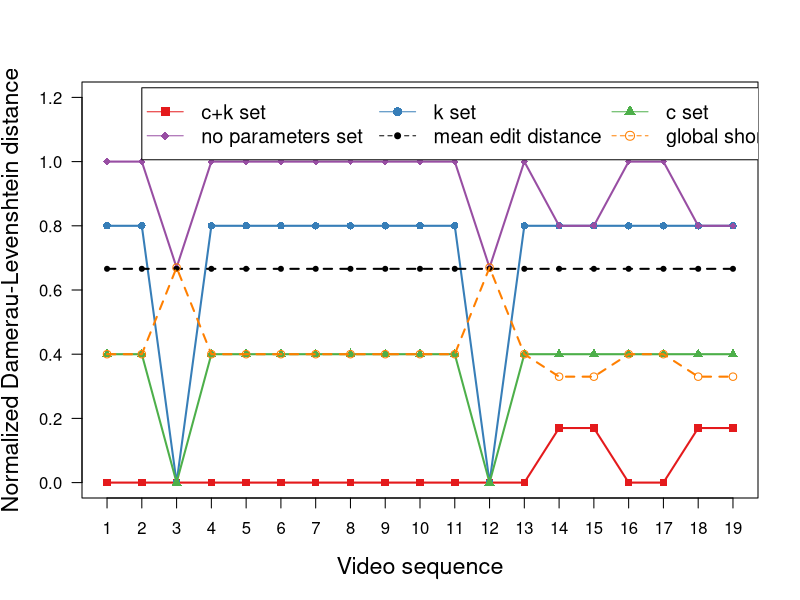

This figure's R source:
library(RColorBrewer)

# Define data (x: videos, y: fit of model, edit distance with Damerau-Levenshtein)
xdata <- c(1,2,3,4,5,6,7,8,9,10,11,12,13,14,15,16,17,18,19)
model_ck <- c(0,0,0,0,0,0,0,0,0,0,0,0,0,0.17,0.17,0,0,0.17,0.17)
k_set <- c(0.8,0.8,0,0.8,0.8,0.8,0.8,0.8,0.8,0.8,0.8,0,0.8,0.8,0.8,0.8,0.8,0.8,0.8)
c_set <- c(0.4,0.4,0,0.4,0.4,0.4,0.4,0.4,0.4,0.4,0.4,0,0.4,0.4,0.4,0.4,0.4,0.4,0.4)
no_params <- c(1,1,0.67,1,1,1,1,1,1,1,1,0.67,1,0.8,0.8,1,1,0.8,0.8)
globally_optimal <- c(0.4,0.4,0.67,0.4,0.4,0.4,0.4,0.4,0.4,0.4,0.4,0.67,0.4,0.33,0.33,0.4,0.4,0.33,0.33)
avg <- c(0.666,0.666,0.666,0.666,0.666,0.666,0.666,0.666,0.666,0.666,0.666,0.666,0.666,0.666,0.666,0.666,0.666,0.666,0.666)

col = brewer.pal(n=6,name='Set1')

# Plot model, c+k set
plot(xdata, model_ck, type='o', col=col[1], pch=15, lty=1, ylim=c(0,1.2), lwd=2, 
     ylab='Normalized Damerau-Levenshtein distance',
     xlab='Video sequence', las=1, xaxt='n', cex.lab=1.4)
axis(side=1, at=1:19, labels=xdata, cex.axis=1)

# Plot model without c
points(xdata, k_set, col=col[2], pch=16)
lines(xdata, k_set, col=col[2], lty=1, lwd=2)

# Plot model without k
points(xdata, c_set, col=col[3], pch=17)
lines(xdata, c_set, col=col[3], lty=1, lwd=2)

# Plot greedy without params
points(xdata, no_params, col=col[4], pch=18)
lines(xdata, no_params, col=col[4], lty=1, lwd=2)

# Plot avg/baseline
points(xdata, avg, col='black', pch=20)
lines(xdata, avg, col='black', lty=2, lwd=2)

# Plot globally optimal/shortest path
points(xdata, globally_optimal, col=col[5], pch=21)
lines(xdata, globally_optimal, col=col[5], lty=2, lwd=2)

# Plot legend in 3 columns
legend_order <- matrix(1:6, ncol=3, byrow=TRUE)

legend(2,1.23, c('c+k set','k set','c set','no parameters set','mean edit distance','global shortest path')[legend_order], 
       col=c(col[1],col[2],col[3],col[4],'black',col[5])[legend_order], 
       pch=c(15,16,17,18,20,21)[legend_order], lty=c(1,1,1,1,2,2)[legend_order], ncol=3, cex=1.2)
